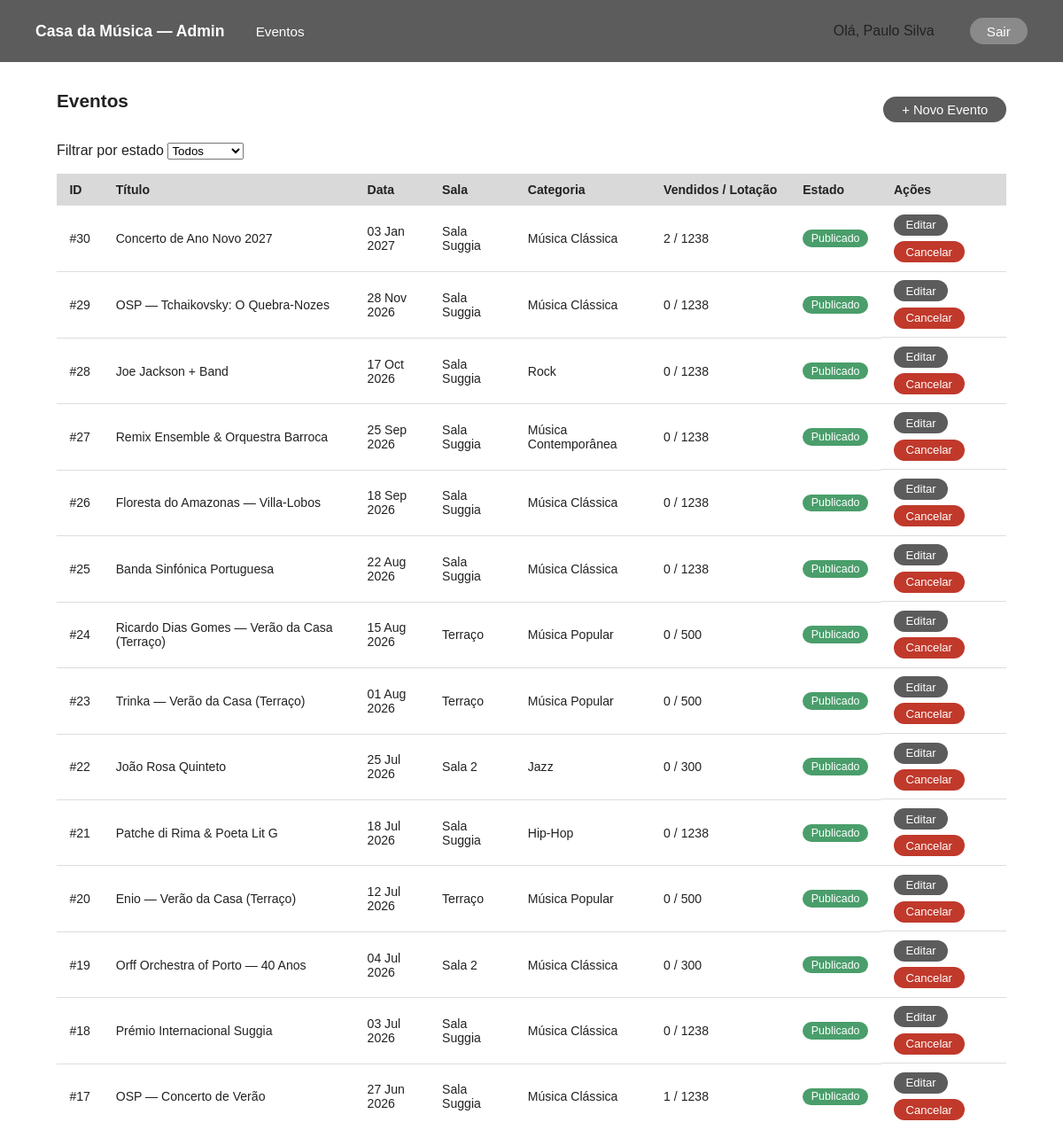
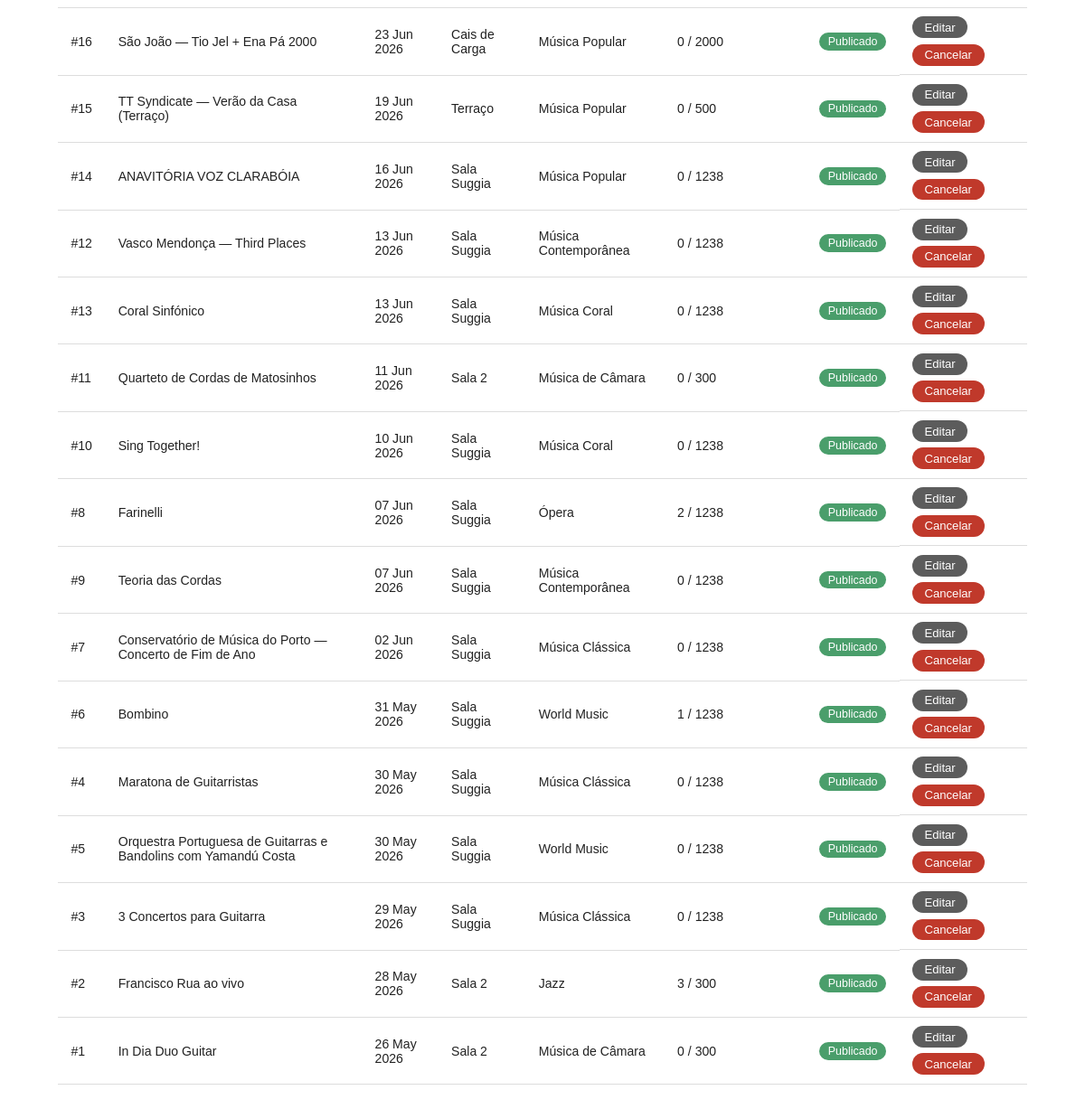
The page /admin/eventos.php (signed in) on the database its author committed (2 pictures, top to bottom).
### tables this page shows
CREATE TABLE eventos (
            id                  INTEGER PRIMARY KEY AUTOINCREMENT,
            nome                TEXT    NOT NULL,
            descricao           TEXT,
            data                TEXT    NOT NULL,
            hora                TEXT    NOT NULL,
            sala                TEXT    NOT NULL,
            categoria           TEXT    NOT NULL,
            classificacao_etaria TEXT   DEFAULT 'Livre',
            capacidade          INTEGER NOT NULL DEFAULT 300,
            estado              TEXT    NOT NULL DEFAULT 'rascunho'
                                        CHECK(estado IN ('publicado','rascunho','cancelado')),
            data_criacao        TEXT    NOT NULL DEFAULT (datetime('now'))
        );

### scripts/sessao.php (called while the page is built, shortened)
<?php
function getUtilizador(): array {
    return [
        'id'     => $_SESSION['utilizador_id'] ?? null,
        'nome'   => $_SESSION['nome']           ?? '',
        'email'  => $_SESSION['email']          ?? '',
        'perfil' => $_SESSION['perfil']         ?? '',
    ];
}

### admin/eventos.php (the view, shortened to what this page needs)
<?php
require_once '../scripts/sessao.php';
$db = getDB();
$sql = 'SELECT e.id, e.nome, e.data, e.hora, e.sala, e.categoria, e.capacidade, e.estado,
               COALESCE(SUM(ic.quantidade),0) AS vendidos
        FROM eventos e
        LEFT JOIN compras c ON c.evento_id = e.id AND c.estado = \'confirmado\'
        LEFT JOIN itens_compra ic ON ic.compra_id = c.id';
$sql .= ' GROUP BY e.id ORDER BY e.data DESC';
$stmt = $db->prepare($sql);
$res = $stmt->execute();
$eventos = [];
while ($row = $res->fetchArray(SQLITE3_ASSOC)) {
    $eventos[] = $row;
}
$estadoBadge = ['publicado' => 'badge-green', 'rascunho' => 'badge-gray', 'cancelado' => 'badge-red'];
$admin = getUtilizador();
?>
<!DOCTYPE html>
<html lang="pt">
<head>
  <link rel="stylesheet" href="../styles/admin.css" />
</head>
<body>
  <nav class="nav-admin">
    <div class="nav-left">
      <a href="index.php" class="nav-brand">Casa da Música — Admin</a>
      <a href="eventos.php" class="btn-pill">Eventos</a>
    </div>
    <div class="nav-right">
      <span class="text-sm" style="margin-right:1rem;">Olá, <?= htmlspecialchars($admin['nome']) ?></span>
      <a href="../scripts/logout.php" class="btn-pill btn-pill-light">Sair</a>
    </div>
  </nav>
  <main class="page">
    <div class="sec-header">
      <h1 class="page-title">Eventos</h1>
      <a href="evento-criar.php" class="btn">+ Novo Evento</a>
    </div>
    <form method="GET" action="admin-eventos.php" style="margin-bottom:1rem; display:flex; gap:1rem; align-items:flex-end; flex-wrap:wrap;">
      <div class="form-group" style="margin-bottom:0;">
        <label for="estado">Filtrar por estado</label>
        <select id="estado" name="estado" onchange="this.form.submit()">
          <option value="">Todos</option>
        </select>
      </div>
    </form>
    <div class="table-wrap">
      <table>
        <thead>
          <tr>
            <th>ID</th>
            <th>Título</th>
            <th>Data</th>
            <th>Sala</th>
            <th>Categoria</th>
            <th>Vendidos / Lotação</th>
            <th>Estado</th>
            <th>Ações</th>
          </tr>
        </thead>
        <tbody>
          <?php foreach ($eventos as $ev): ?>
          <tr>
            <td>#<?= (int)$ev['id'] ?></td>
            <td><?= htmlspecialchars($ev['nome']) ?></td>
            <td><?= htmlspecialchars(date('d M Y', strtotime($ev['data']))) ?></td>
            <td><?= htmlspecialchars($ev['sala']) ?></td>
            <td><?= htmlspecialchars($ev['categoria']) ?></td>
            <td><?= (int)$ev['vendidos'] ?> / <?= (int)$ev['capacidade'] ?></td>
            <td><span class="badge <?= $estadoBadge[$ev['estado']] ?? 'badge-gray' ?>"><?= ucfirst(htmlspecialchars($ev['estado'])) ?></span></td>
            <td class="col-actions">
              <a href="evento-editar.php?id=<?= (int)$ev['id'] ?>" class="btn btn-sm">Editar</a>
              <?php if ($ev['estado'] !== 'cancelado'): ?>
              <form method="POST" action="../scripts/cancelar_evento.php" style="display:inline;"
                    onsubmit="return confirm('Cancelar «<?= htmlspecialchars(addslashes($ev['nome'])) ?>»?')">
                <button type="submit" class="btn btn-sm btn-danger">Cancelar</button>
              </form>
              <?php endif; ?>
            </td>
          </tr>
          <?php endforeach; ?>
        </tbody>
      </table>
    </div>
  </main>
</body>
</html>

### styles/admin.css (style rules this page uses)
*, *::before, *::after { box-sizing: border-box; margin: 0; padding: 0; }
body { font-family: sans-serif; color: #222; background: #fff; }
nav { display: flex; align-items: center; justify-content: space-between; background: #d9d9d9; padding: 0 2.5rem; height: 70px; position: sticky; top: 0; z-index: 10; }
.nav-left { display: flex; align-items: center; gap: 1rem; }
.nav-right { display: flex; align-items: center; gap: 1.5rem; }
.nav-brand { font-weight: bold; font-size: 1.1rem; color: #222; text-decoration: none; }
.nav-admin { background: #5c5c5c; }
.nav-admin .nav-brand { color: #fff; }
.btn-pill { background: #5c5c5c; color: #fff; border: none; border-radius: 999px; padding: 0.42rem 1.2rem; font-size: 0.95rem; cursor: pointer; text-decoration: none; display: inline-block; white-space: nowrap; }
.btn-pill-light { background: #8a8a8a; }
.page { padding: 2rem 4rem; max-width: 1200px; margin: 0 auto; }
.page-title { font-size: 1.3rem; font-weight: bold; margin-bottom: 1.2rem; }
.btn { background: #5c5c5c; color: #fff; border: none; border-radius: 999px; padding: 0.42rem 1.3rem; font-size: 0.92rem; cursor: pointer; text-decoration: none; display: inline-block; white-space: nowrap; }
.btn-sm { padding: 0.28rem 0.85rem; font-size: 0.82rem; }
.btn-danger { background: #c0392b; }
.sec-header { display: flex; justify-content: space-between; align-items: center; margin-bottom: 1rem; }
.table-wrap { overflow-x: auto; }
table { width: 100%; border-collapse: collapse; }
th, td { padding: 0.6rem 0.9rem; text-align: left; border-bottom: 1px solid #ddd; font-size: 0.88rem; }
th { background: #d9d9d9; font-weight: 600; white-space: nowrap; }
.col-actions { display: flex; gap: 0.4rem; flex-wrap: wrap; }
.badge { display: inline-block; padding: 0.18rem 0.6rem; border-radius: 999px; font-size: 0.78rem; background: #999; color: #fff; }
.badge-green { background: #4a9e6b; }

### rows shown on the page
eventos: id "30", nome "Concerto de Ano Novo 2027", data "03 Jan 2027", sala "Sala Suggia", categoria "Música Clássica", vendidos "2", capacidade "1238", estado "Publicado"
eventos: id "29", nome "OSP — Tchaikovsky: O Quebra-Nozes", data "28 Nov 2026", sala "Sala Suggia", categoria "Música Clássica", vendidos "0", capacidade "1238", estado "Publicado"
eventos: id "28", nome "Joe Jackson + Band", data "17 Oct 2026", sala "Sala Suggia", categoria "Rock", vendidos "0", capacidade "1238", estado "Publicado"
eventos: id "27", nome "Remix Ensemble & Orquestra Barroca", data "25 Sep 2026", sala "Sala Suggia", categoria "Música Contemporânea", vendidos "0", capacidade "1238", estado "Publicado"
eventos: id "26", nome "Floresta do Amazonas — Villa-Lobos", data "18 Sep 2026", sala "Sala Suggia", categoria "Música Clássica", vendidos "0", capacidade "1238", estado "Publicado"
eventos: id "25", nome "Banda Sinfónica Portuguesa", data "22 Aug 2026", sala "Sala Suggia", categoria "Música Clássica", vendidos "0", capacidade "1238", estado "Publicado"
eventos: id "24", nome "Ricardo Dias Gomes — Verão da Casa (Terraço)", data "15 Aug 2026", sala "Terraço", categoria "Música Popular", vendidos "0", capacidade "500", estado "Publicado"
eventos: id "23", nome "Trinka — Verão da Casa (Terraço)", data "01 Aug 2026", sala "Terraço", categoria "Música Popular", vendidos "0", capacidade "500", estado "Publicado"
eventos: id "22", nome "João Rosa Quinteto", data "25 Jul 2026", sala "Sala 2", categoria "Jazz", vendidos "0", capacidade "300", estado "Publicado"
eventos: id "21", nome "Patche di Rima & Poeta Lit G", data "18 Jul 2026", sala "Sala Suggia", categoria "Hip-Hop", vendidos "0", capacidade "1238", estado "Publicado"
eventos: id "20", nome "Enio — Verão da Casa (Terraço)", data "12 Jul 2026", sala "Terraço", categoria "Música Popular", vendidos "0", capacidade "500", estado "Publicado"
eventos: id "19", nome "Orff Orchestra of Porto — 40 Anos", data "04 Jul 2026", sala "Sala 2", categoria "Música Clássica", vendidos "0", capacidade "300", estado "Publicado"
eventos: id "18", nome "Prémio Internacional Suggia", data "03 Jul 2026", sala "Sala Suggia", categoria "Música Clássica", vendidos "0", capacidade "1238", estado "Publicado"
eventos: id "17", nome "OSP — Concerto de Verão", data "27 Jun 2026", sala "Sala Suggia", categoria "Música Clássica", vendidos "1", capacidade "1238", estado "Publicado"
eventos: id "16", nome "São João — Tio Jel + Ena Pá 2000", data "23 Jun 2026", sala "Cais de Carga", categoria "Música Popular", vendidos "0", capacidade "2000", estado "Publicado"
eventos: id "15", nome "TT Syndicate — Verão da Casa (Terraço)", data "19 Jun 2026", sala "Terraço", categoria "Música Popular", vendidos "0", capacidade "500", estado "Publicado"
eventos: id "14", nome "ANAVITÓRIA VOZ CLARABÓIA", data "16 Jun 2026", sala "Sala Suggia", categoria "Música Popular", vendidos "0", capacidade "1238", estado "Publicado"
eventos: id "12", nome "Vasco Mendonça — Third Places", data "13 Jun 2026", sala "Sala Suggia", categoria "Música Contemporânea", vendidos "0", capacidade "1238", estado "Publicado"
eventos: id "13", nome "Coral Sinfónico", data "13 Jun 2026", sala "Sala Suggia", categoria "Música Coral", vendidos "0", capacidade "1238", estado "Publicado"
eventos: id "11", nome "Quarteto de Cordas de Matosinhos", data "11 Jun 2026", sala "Sala 2", categoria "Música de Câmara", vendidos "0", capacidade "300", estado "Publicado"
eventos: id "10", nome "Sing Together!", data "10 Jun 2026", sala "Sala Suggia", categoria "Música Coral", vendidos "0", capacidade "1238", estado "Publicado"
eventos: id "8", nome "Farinelli", data "07 Jun 2026", sala "Sala Suggia", categoria "Ópera", vendidos "2", capacidade "1238", estado "Publicado"
eventos: id "9", nome "Teoria das Cordas", data "07 Jun 2026", sala "Sala Suggia", categoria "Música Contemporânea", vendidos "0", capacidade "1238", estado "Publicado"
eventos: id "7", nome "Conservatório de Música do Porto — Concerto de Fim de Ano", data "02 Jun 2026", sala "Sala Suggia", categoria "Música Clássica", vendidos "0", capacidade "1238", estado "Publicado"
eventos: id "6", nome "Bombino", data "31 May 2026", sala "Sala Suggia", categoria "World Music", vendidos "1", capacidade "1238", estado "Publicado"
eventos: id "4", nome "Maratona de Guitarristas", data "30 May 2026", sala "Sala Suggia", categoria "Música Clássica", vendidos "0", capacidade "1238", estado "Publicado"
eventos: id "5", nome "Orquestra Portuguesa de Guitarras e Bandolins com Yamandú Costa", data "30 May 2026", sala "Sala Suggia", categoria "World Music", vendidos "0", capacidade "1238", estado "Publicado"
eventos: id "3", nome "3 Concertos para Guitarra", data "29 May 2026", sala "Sala Suggia", categoria "Música Clássica", vendidos "0", capacidade "1238", estado "Publicado"
eventos: id "2", nome "Francisco Rua ao vivo", data "28 May 2026", sala "Sala 2", categoria "Jazz", vendidos "3", capacidade "300", estado "Publicado"
eventos: id "1", nome "In Dia Duo Guitar", data "26 May 2026", sala "Sala 2", categoria "Música de Câmara", vendidos "0", capacidade "300", estado "Publicado"

### other values the page prints
$admin['nome'] "Paulo Silva"
